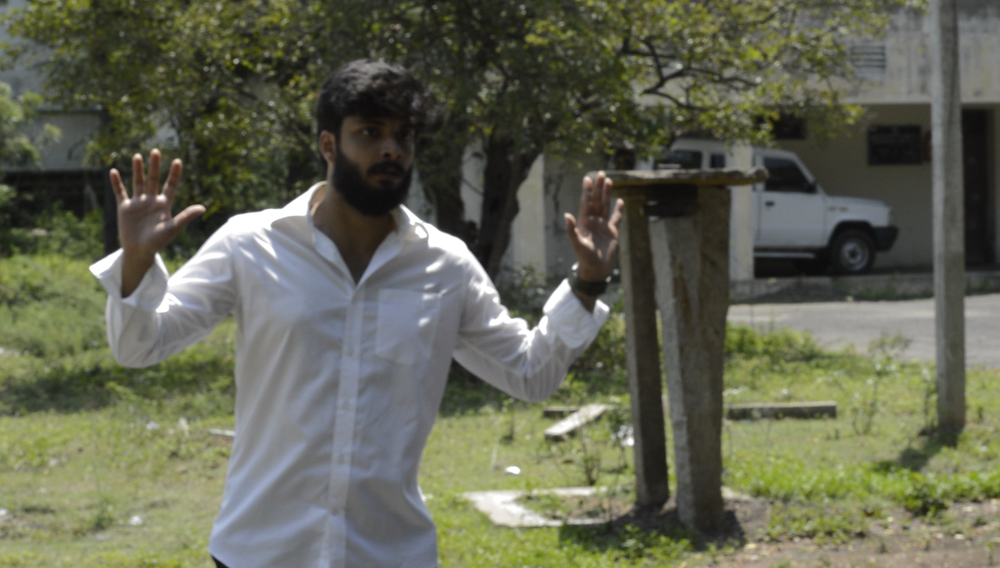
#> input picture img1.png, 1000 x 568 px, shrunk from 1920 x 1090 before the run
$ python logicalsExtended.py
#> lines starting #> are read from the running program, lines starting #| are printed output that depends on the picture; after the words box and inside, x2 and y2 are one past the last pixel; in counts of white or black regions, pixels touching at a corner belong together
import cv2
img1 = cv2.imread('img1.png')
#> img1 is the input picture: shape (568, 1000, 3); mean B, G, R 83.2, 101.4, 99
img2 = cv2.imread('img3.jpg')
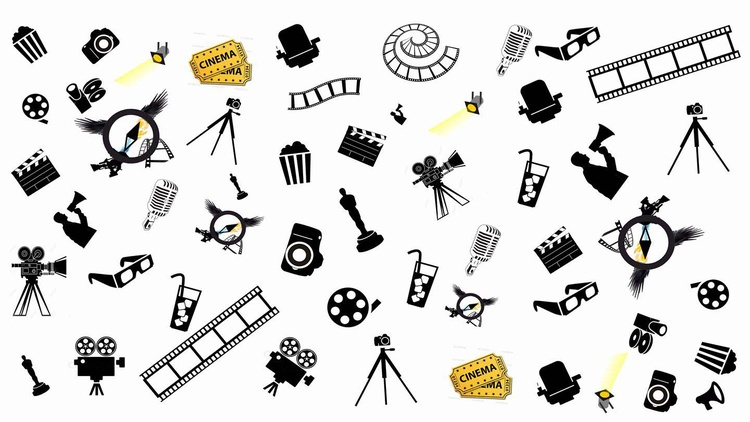
#> input picture img3.jpg, 750 x 422 px, shrunk from 1440 x 810 before the run
#> img2 is the input picture: shape (422, 750, 3); mean B, G, R 216.9, 218.6, 219.2
rowsImg2, colsImg2, channelsImg2 = img2.shape
#> rowsImg2 = 422; colsImg2 = 750; channelsImg2 = 3
regionOfInterest = img1[0:rowsImg2,0:colsImg2]
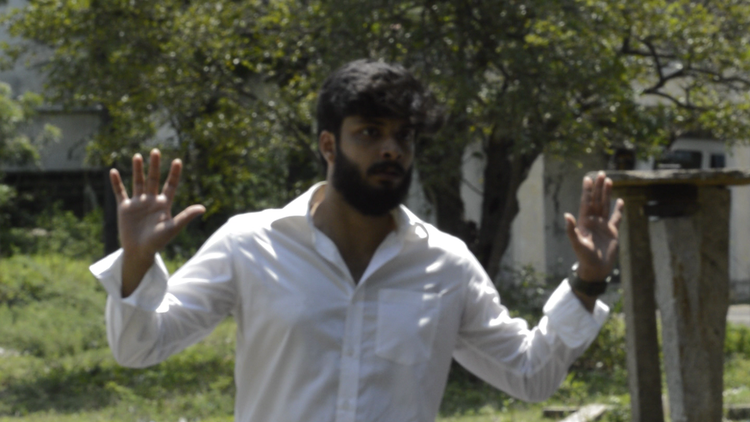
#> regionOfInterest: shape (422, 750, 3); mean B, G, R 73.5, 86.8, 84.9
#cv2.imshow('TEST',regionOfInterest)

img2gray = cv2.cvtColor(img2,cv2.COLOR_BGR2GRAY)
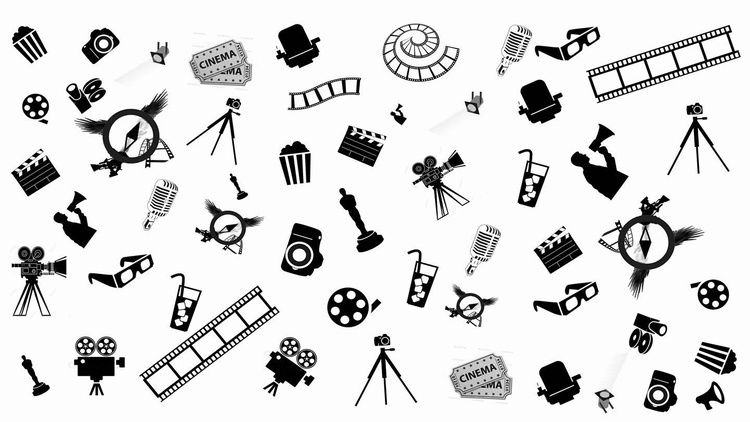
#> img2gray: shape (422, 750); min 0, max 255, mean 218.6
ret, mask = cv2.threshold(img2gray,220,255,cv2.THRESH_BINARY)
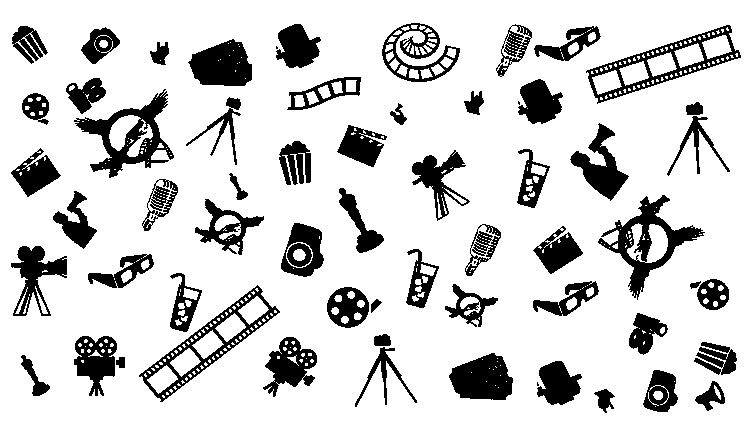
#> mask: shape (422, 750); 82% white; 66 black regions (7 under 20 px), largest, box (x1, y1, x2, y2) and area: (74, 89, 174, 178) 2836, (598, 195, 705, 300) 2835, (586, 25, 741, 104) 2401
cv2.imshow('mask',mask)
inv_mask = cv2.bitwise_not(mask)


andImage = cv2.bitwise_and(regionOfInterest,regionOfInterest,mask=mask)
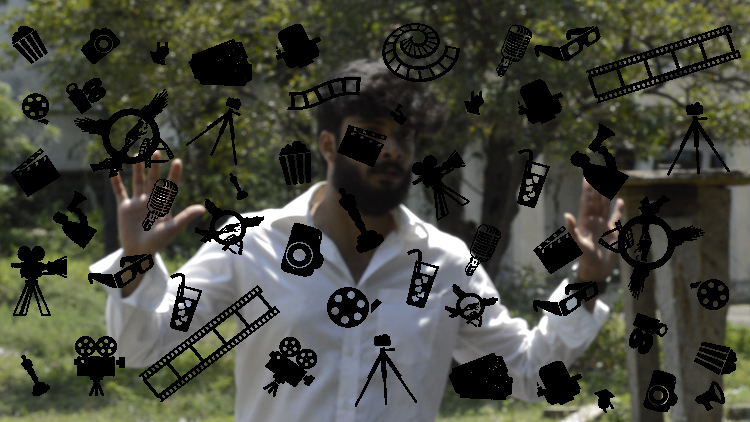
#> andImage: shape (422, 750, 3); mean B, G, R 60.9, 71.9, 70.3
cv2.imshow('inv_mask',inv_mask)
cv2.imshow('gray',img2gray)
cv2.imshow('AND IMAGE',andImage)
cv2.waitKey(0)
cv2.destroyAllWindows()
exit()
#> (the program exits here)
